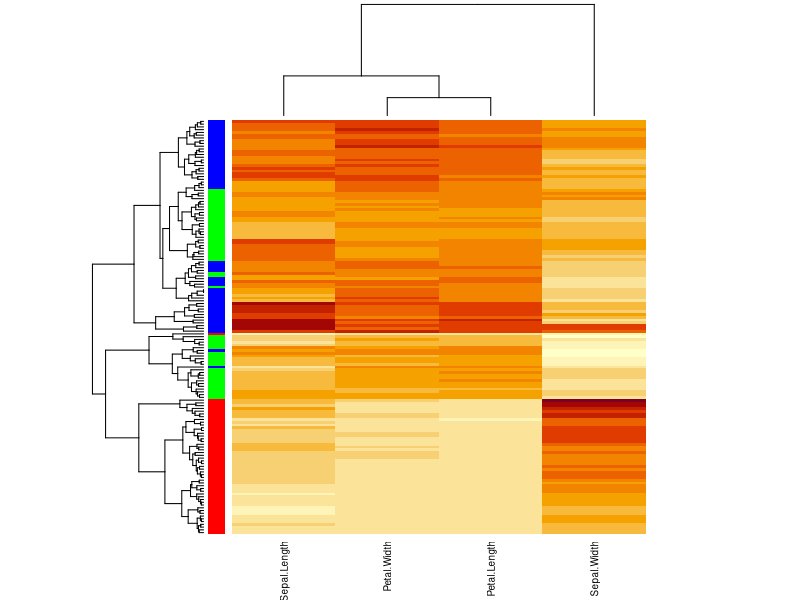
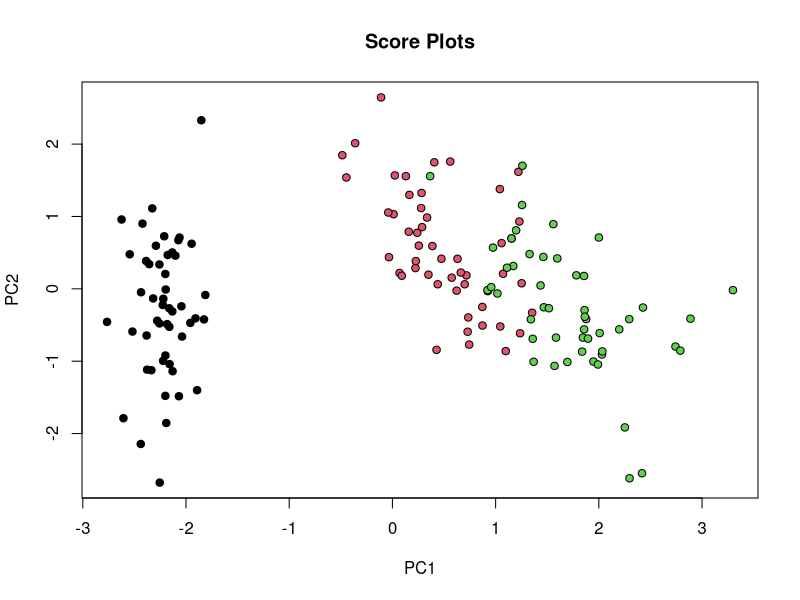
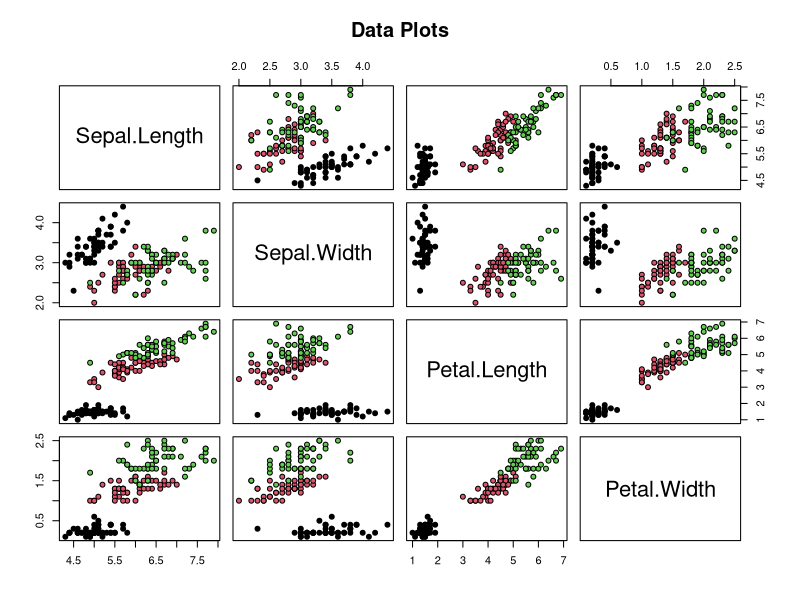

Reproduce these figures in R, in order.
## ---- chunk 1
M=scale(iris[,-5])
cols=rainbow(3)[iris$Species]
heatmap(M,scale="none", RowSideColors=cols,labRow=FALSE, cexCol=0.9)
## ---- chunk 2
pca=prcomp(M, scale=TRUE)
## ---- chunk 3
S=pca$x                                # score matrix = rotated data points

## ---- chunk 4
plot(S[,1:2],  pch=21, bg=iris$Species, main="Score Plots") 
plot(iris[,-5],pch=21, bg=iris$Species, main="Data Plots") 
